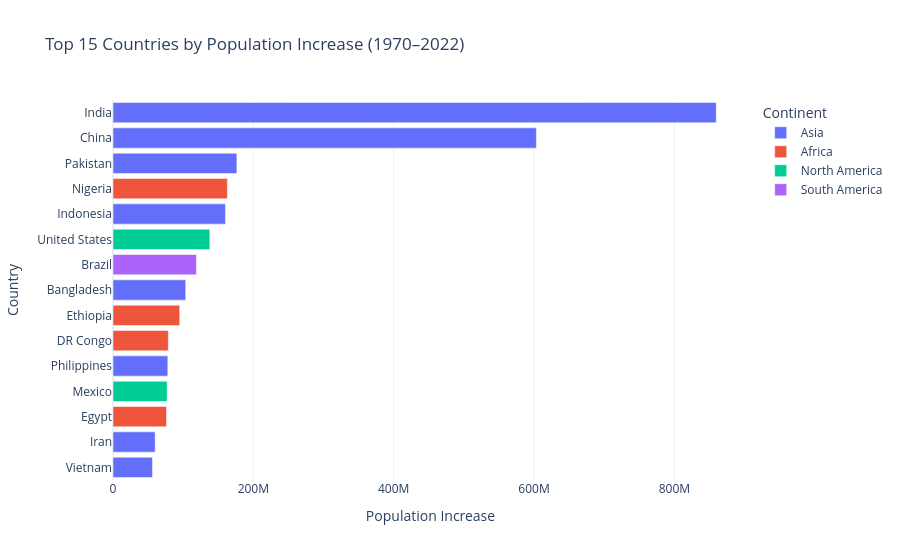

This figure's notebook cell:
### Markdown cell above
**Chart choice & justification:** *Which chart did you choose, and why? Justify design choices.

*YOUR ANSWER HERE*
**I used a horizontal bar chart to show the 15 countries with the highest population increase between 1970 and 2022. This chart makes it easy to compare the population growth of different countries. The longer bars represent countries that added more people. I also used different colours for continents so that we can easily identify which countries belong to Africa. This helps us understand which countries contributed the most to global population growth.**

### Code cell
# Calculate population increase
df["Population Increase"] = df["2022 Population"] - df["1970 Population"]

# Top 15 countries
top15 = df.nlargest(15, "Population Increase")

# Bar chart
fig = px.bar(
    top15,
    x="Population Increase",
    y="Country",
    color="Continent",
    orientation="h",
    title="Top 15 Countries by Population Increase (1970–2022)"
)

fig.update_layout(
    yaxis={"categoryorder": "total ascending"},
    template="plotly_white"
)

fig.show()

# Count African countries
africa_count = (top15["Continent"] == "Africa").sum()
print("Number of African countries:", africa_count)

### Figure 1 — Plotly figure (JSON) as saved in the notebook; plotly's stock layout.template omitted (floating-point values rounded to 4 significant figures)
{"data": [{"hovertemplate": "Continent=Asia<br>Population Increase=%{x}<br>Country=%{y}<extra></extra>", "legendgroup": "Asia", "marker": {"color": "#636efa", "pattern": {"shape": ""}}, "name": "Asia", "orientation": "h", "showlegend": true, "textposition": "auto", "type": "bar", "x": [859671872, 603352887, 176533990, 160272945, 103644512, 78123423, 60100865, 56258007], "xaxis": "x", "y": ["India", "China", "Pakistan", "Indonesia", "Bangladesh", "Philippines", "Iran", "Vietnam"], "yaxis": "y"}, {"hovertemplate": "Continent=Africa<br>Population Increase=%{x}<br>Country=%{y}<extra></extra>", "legendgroup": "Africa", "marker": {"color": "#EF553B", "pattern": {"shape": ""}}, "name": "Africa", "orientation": "h", "showlegend": true, "textposition": "auto", "type": "bar", "x": [162971948, 95071678, 78858479, 76208117], "xaxis": "x", "y": ["Nigeria", "Ethiopia", "DR Congo", "Egypt"], "yaxis": "y"}, {"hovertemplate": "Continent=North America<br>Population Increase=%{x}<br>Country=%{y}<extra></extra>", "legendgroup": "North America", "marker": {"color": "#00cc96", "pattern": {"shape": ""}}, "name": "North America", "orientation": "h", "showlegend": true, "textposition": "auto", "type": "bar", "x": [137961517, 77214819], "xaxis": "x", "y": ["United States", "Mexico"], "yaxis": "y"}, {"hovertemplate": "Continent=South America<br>Population Increase=%{x}<br>Country=%{y}<extra></extra>", "legendgroup": "South America", "marker": {"color": "#ab63fa", "pattern": {"shape": ""}}, "name": "South America", "orientation": "h", "showlegend": true, "textposition": "auto", "type": "bar", "x": [118943623], "xaxis": "x", "y": ["Brazil"], "yaxis": "y"}], "layout": {"barmode": "relative", "legend": {"title": {"text": "Continent"}, "tracegroupgap": 0}, "title": {"text": "Top 15 Countries by Population Increase (1970–2022)"}, "xaxis": {"anchor": "y", "domain": [0, 1], "title": {"text": "Population Increase"}}, "yaxis": {"anchor": "x", "categoryorder": "total ascending", "domain": [0, 1], "title": {"text": "Country"}}}}
